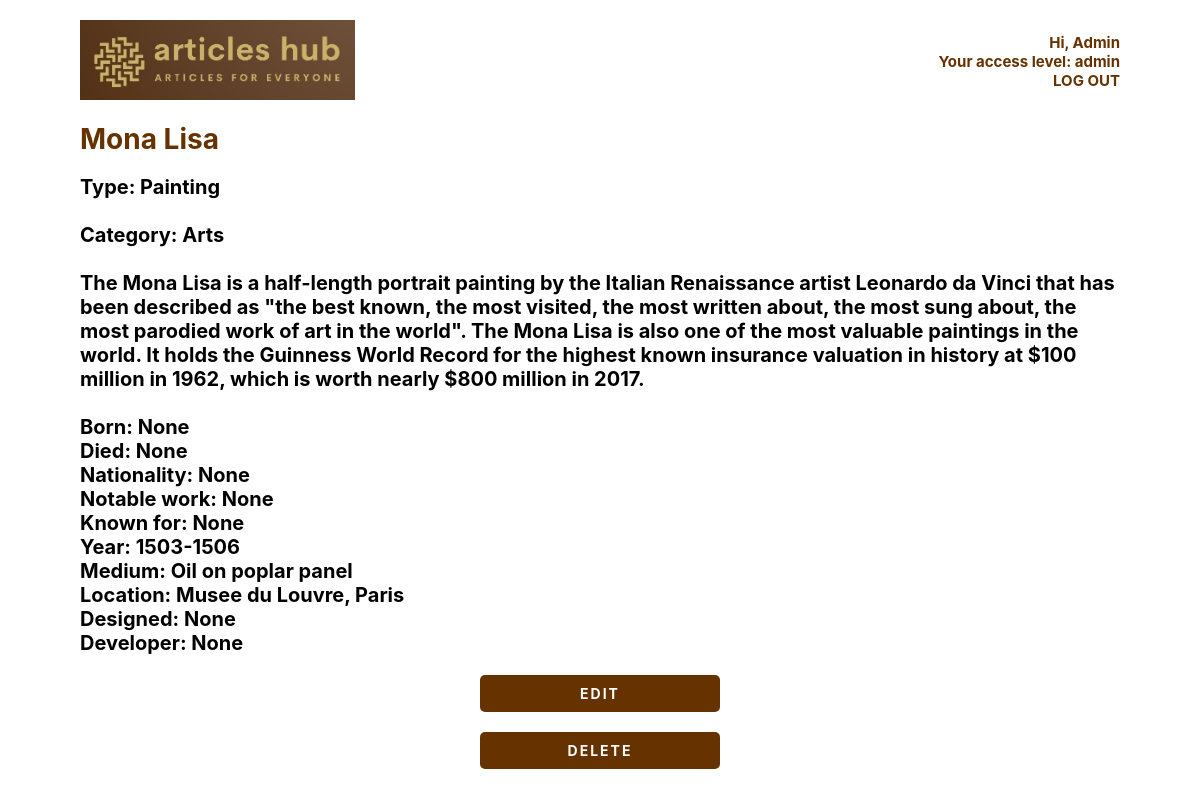
Before: /articleshub/article/18/ (signed in) with the older database file.
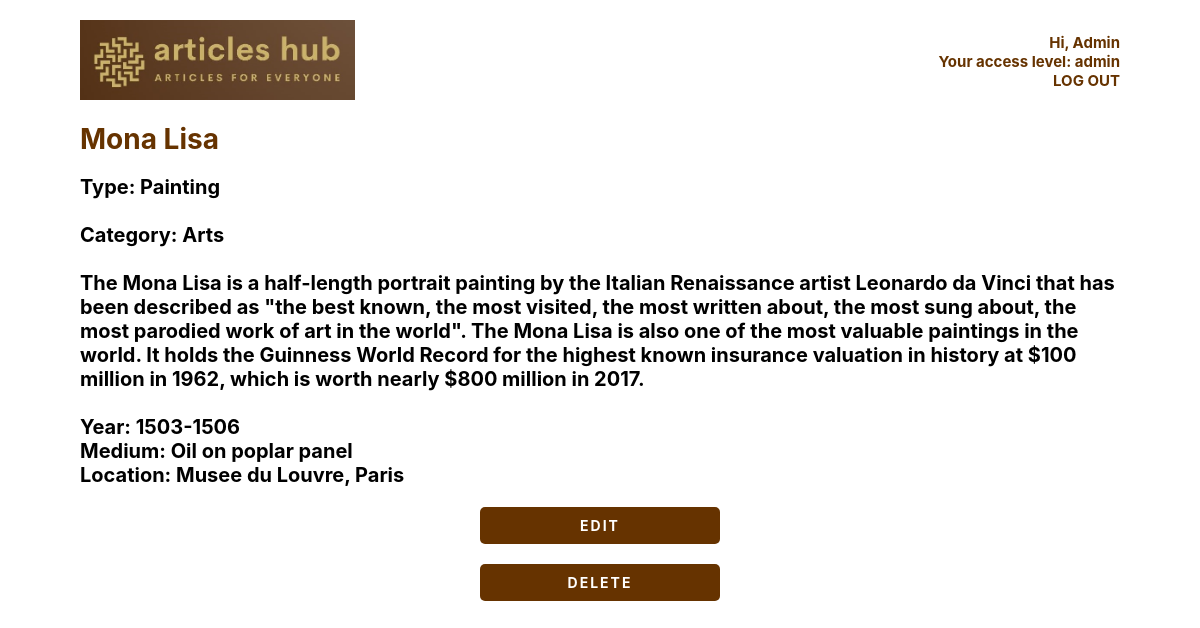
After: the same page with the newer database file.
### ARTICLES_HUB/models.py (models this page shows, shortened)
class Article (models.Model):
    article_id = models.IntegerField
    type_id = models.ForeignKey (ArticleType, on_delete=models.SET_NULL, null=True)
    category_id = models.ForeignKey (ArticleCategory, on_delete=models.SET_NULL, null=True)
    article_name = models.TextField(max_length=255)
    year_of_born = models.TextField(max_length=50, blank=True)
    year_of_died = models.TextField(max_length=50, blank=True)
    nationality = models.TextField(max_length=50, blank=True)
    notable_work = models.TextField(max_length=255, blank=True)
    article_about = models.TextField(max_length=8000, blank=True)
    known_for = models.TextField(max_length=255, blank=True)
    article_year = models.TextField(max_length=50, blank=True)
    medium = models.TextField(max_length=255, blank=True)
    dimensions = models.TextField(max_length=255, blank=True)
    location = models.TextField(max_length=255, blank=True)
    designed = models.TextField(max_length=255, blank=True)
    developer = models.TextField(max_length=255, blank=True)

class ArticleType(models.Model):
    type_id = models.IntegerField
    type_name = models.TextField(max_length=255)
    def __str__(self):
        return self.type_name

class ArticleCategory(models.Model):
    category_id = models.IntegerField
    category_name = models.TextField(max_length=255)
    def __str__(self):
        return self.category_name

### ARTICLES_HUB/views.py (the view)
# urls.py: path("article/<int:pk>/", ArticleDetailsView.as_view(), name = "article_detail"),
class ArticleDetailsView(DetailView):
    model = Article
    template_name = "article_detail.html"

### ARTICLES_HUB/templates/article_detail.html
{% extends "base.html" %}
{% load static %}
{% load crispy_forms_tags %}
{% block content %}
{% if user.is_authenticated %}
  <div class="tour-entry">
    <h1>{{ article.article_name }} </h1>
    <h4>Type: {{article.type_id }}
      <br><br>
       Category: {{ article.category_id }}
       <br><br>
       {{article.article_about}}
       <br> <br>
       {% if article.year_of_born !=  '' %}
       Born: {{article.year_of_born}}
       <br>
       {% endif %}
       {% if article.year_of_died !=  '' %}
       Died: {{article.year_of_died}}
       <br>
       {% endif %}
       {% if article.nationality !=  '' %}
       Nationality: {{article.nationality}}
       <br>
       {% endif %}
       {% if article.notable_work !=  '' %}
       Notable work: {{article.notable_work}}
       <br>
       {% endif %}
       {% if article.known_for !=  '' %}
       Known for: {{article.known_for}}
       <br>
       {% endif %}
       {% if article.article_year !=  '' %}
       Year: {{article.article_year}}
       <br>
       {% endif %}
       {% if article.medium !=  '' %}
       Medium: {{article.medium}}
       <br>
       {% endif %}
       {% if article.location !=  '' %}
       Location: {{article.location}}
       <br>
       {% endif %}
       {% if article.designed !=  '' %}
       Designed: {{article.designed}}
       <br>
       {% endif %}
       {% if article.developer !=  '' %}
       Developer: {{article.developer}}
       {% endif %}
  </div>
  <center>
    {% if 'contenttypes.change_contenttype' in perms %}
    <a href="{% url 'article_edit' article.pk %}" class="button-dark">EDIT</a>
    {% endif %}
    {% if 'contenttypes.delete_contenttype' in perms %}
    <a href="{% url 'article_delete' article.pk %}" class="button-dark">DELETE</a><br><br>
    {% endif %}
  </center>
{% endif %}
{% endblock content %}

Changed rows visible on the page:
changed Article "Mona Lisa": year_of_born "None" → (not shown); year_of_died "None" → (not shown); nationality "None" → (not shown); notable_work "None" → (not shown); known_for "None" → (not shown); designed "None" → (not shown); developer "None" → (not shown)
Other visible differences:
text no longer shown: "Born: Died: Nationality: Notable work: Known for: Designed: Developer:"
